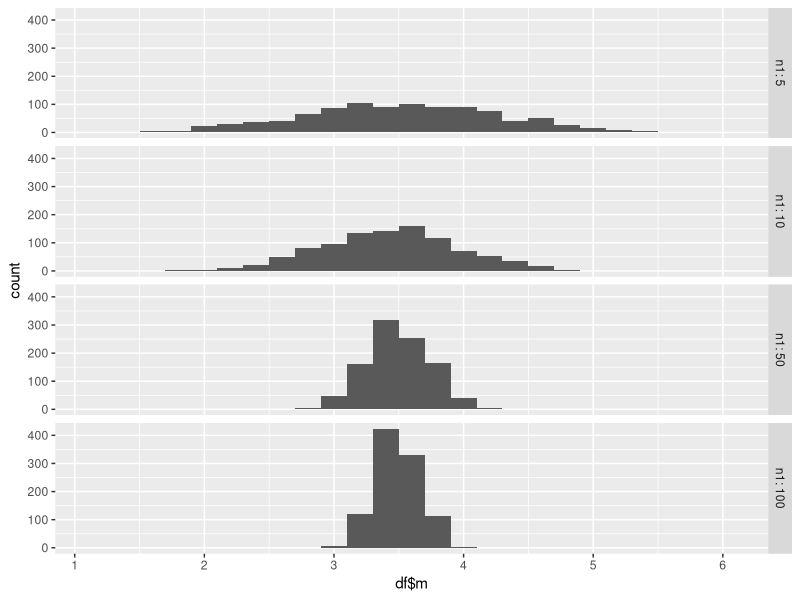
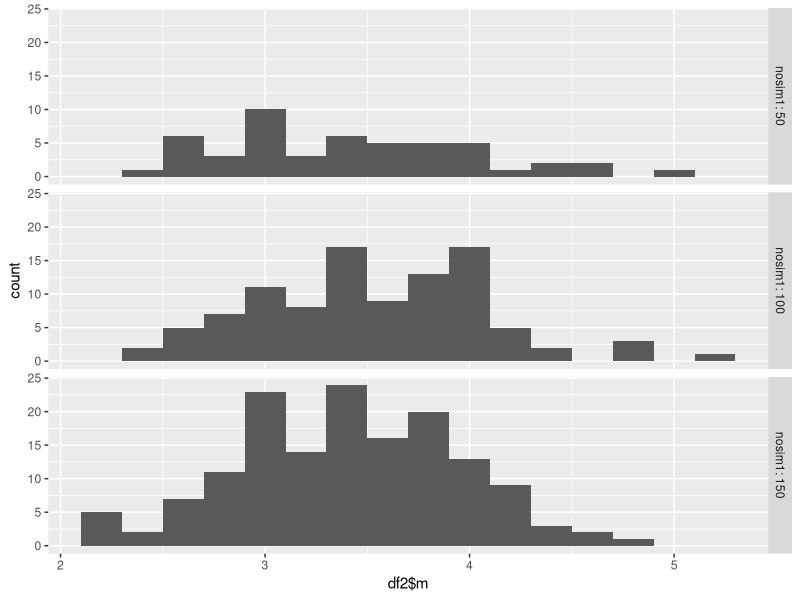

Reproduce these figures in R, in order.
## ---- chunk 1
df <- data.frame(m = vector(), sd = vector(), n = vector())

nosim <- 1000

for(n in c(5, 10, 50, 100)){
        m <- matrix(sample(1:6, nosim*n, replace = TRUE), nosim)
                
        sd <- apply(m, 1, sd)
        m <- apply(m, 1, mean)
        n1 <- rep(n, times = length(m))
                
        df1 <- data.frame(m, sd, n1)
        df <- rbind(df, df1)
}
## ---- chunk 2
library(ggplot2)
h <- ggplot(df, aes(df$m)) + geom_histogram(binwidth = 0.2) +
        facet_grid(n1 ~ ., labeller = label_both)

h
## ---- chunk 3
df2 <- data.frame(m = vector(), sd = vector(), nosim = vector())

n <- 10

for(nosim in c(50, 100, 150)){
        m <- matrix(sample(1:6, nosim*n, replace = TRUE), nosim)
        
        sd <- apply(m, 1, sd)
        m <- apply(m, 1, mean)
        nosim1 <- rep(nosim, times = length(m))
        
        df1 <- data.frame(m, sd, nosim1)
        df2 <- rbind(df2, df1)
}

h1 <- ggplot(df2, aes(df2$m)) + geom_histogram(binwidth = 0.2) +
        facet_grid(nosim1 ~ ., labeller = label_both)

h1
